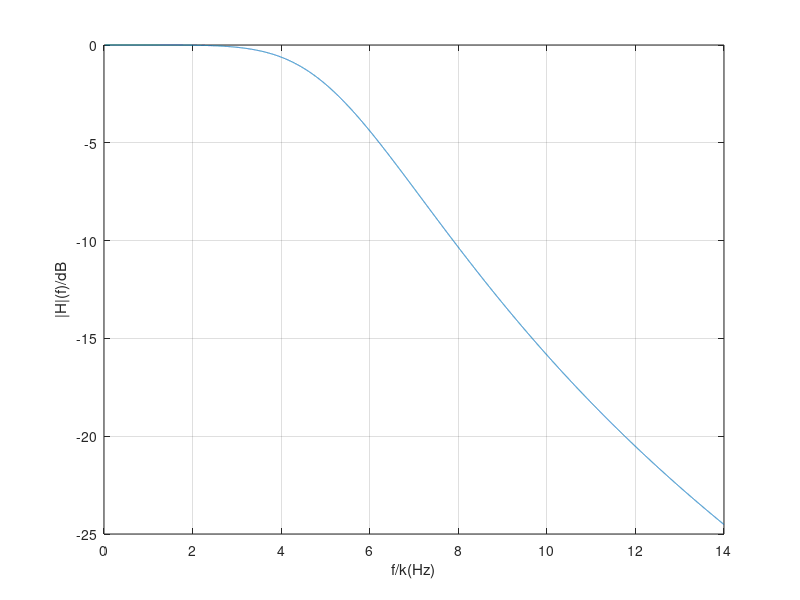
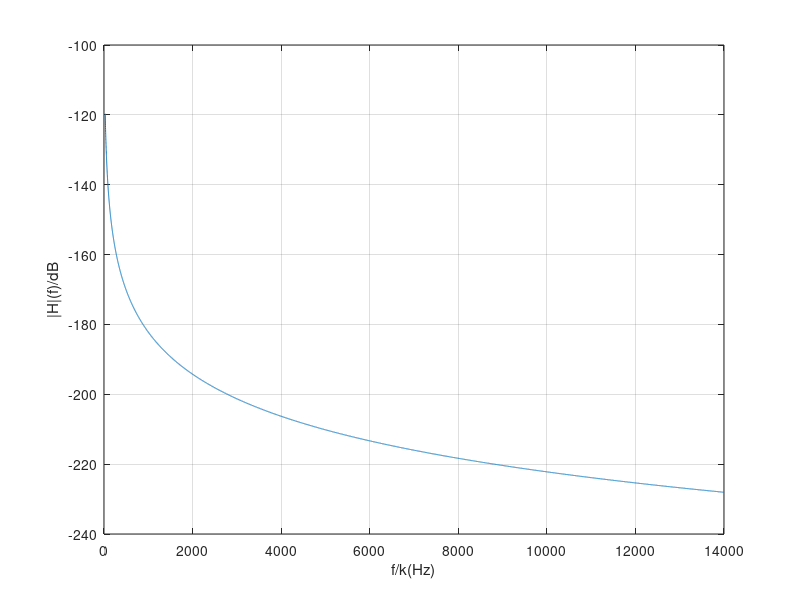

Write MATLAB code to recreate these figures, in order.
clc;clear;
close all;

%用于设计低通模拟/数字巴特沃斯滤波器
%ω = ΩT；
%Ω = （2/T）tan(0.5*Ω_1*T)
%s=jΩ  z= e^-jω
%s = (2/T)*((1-z^-1)/(1+z^-1))   => z= (2/T+s)/(2/T-s)
%//////////////|
%//////////////|
%/_/_/_/_/_|________
%//////////////|
%//////////////|
%//////////////|

fp = 5000 ;Alpha_p =2;     %通带边界频率5k  通带最大衰减2dB
fs = 12000;Alpha_s = 20;  %阻带截止频率12k 阻带最小衰减20dB

Omega_p = 2*pi*fp;          %计算通带边界频率
Omega_s = 2*pi*fs;          %计算阻带截止频率

[N,Omega_c] = buttord(Omega_p,Omega_s,Alpha_p,Alpha_s,'s'); %获取滤波器阶数，同时获取Ω_c3dB截止频率，这里选择设计模拟滤波器
[B,A] = butter(N,Omega_c,'s'); %利用阶数和Ω_c自动设计巴特沃斯滤波器

%k = 0:511;                          
fk = 14000/512:14000;       
wk = 2*pi*fk;                   %设置确定实向量的角频率

Hk = freqs(B,A,wk);         %利用已获得的分子和分母系数向量计算一定频域内的频率响应

%%%绘图
close all;
plot(fk/1000,20*log10(abs(Hk)));
grid on 
xlabel('f/k(Hz)');ylabel('|H|(f)/dB');

T = 0.01;    %用于配置采样频率的采样周期
%通带边界频率为10Hz
%阻带截止频率为 17.5Hz
%通带最大衰减为1dB
%阻带最大衰减为10dB
wp = 0.2*pi/T;ws = 0.35*pi/T;rp=1;rs = 10;  
[Nz,wc] = buttord(wp,ws,rp,rs,'s');   %设计模拟滤波器、获取滤波器阶数和3dB最大截止频率
[Bw,Aw] = butter(Nz,wc,'s'); %设计巴特沃斯滤波器
[Bz,Az] = impinvar(Bw,Aw,1/T);  %转换为数字滤波器，采样频率为100Hz
Hz = freqs(Bz,Az,wk); %计算一定频域范围内的频率响应
%画图
figure(2)
plot(fk,20*log10(abs(Hz)));
grid on
xlabel('f/k(Hz)');ylabel('|H|(f)/dB');
